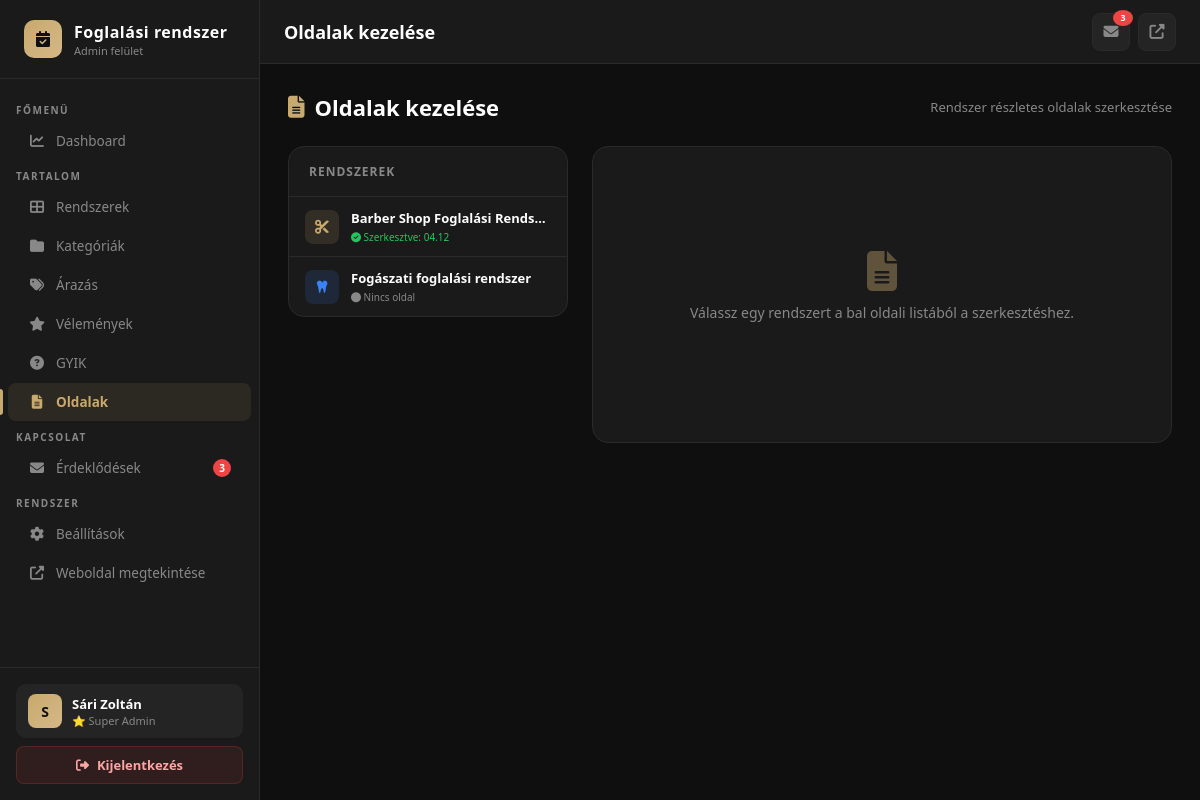
Screenshot of /admin/pages.php (signed in) with the database file from the repository.
### tables this page shows
CREATE TABLE `systems` (
  `id` int(11) NOT NULL,
  `category_id` int(11) DEFAULT NULL,
  `name` varchar(150) NOT NULL,
  `slug` varchar(150) NOT NULL,
  `tagline` varchar(255) DEFAULT NULL,
  `description` text DEFAULT NULL,
  `features` text DEFAULT NULL COMMENT 'JSON tömb',
  `demo_url` varchar(255) DEFAULT NULL,
  `preview_images` text DEFAULT NULL COMMENT 'JSON tömb',
  `thumbnail` varchar(255) DEFAULT NULL,
  `price_one_time` decimal(10,2) DEFAULT NULL,
  `price_monthly` decimal(10,2) DEFAULT NULL,
  `price_yearly` decimal(10,2) DEFAULT NULL,
  `badge` varchar(50) DEFAULT NULL COMMENT 'pl. Népszerű, Új, Akció',
  `badge_color` varchar(20) DEFAULT '#c8a96e',
  `sort_order` int(11) DEFAULT 0,
  `active` tinyint(1) DEFAULT 1,
  `created_at` datetime DEFAULT current_timestamp()
);

CREATE TABLE `categories` (
  `id` int(11) NOT NULL,
  `name` varchar(100) NOT NULL,
  `slug` varchar(100) NOT NULL,
  `icon` varchar(100) DEFAULT 'fas fa-calendar',
  `description` text DEFAULT NULL,
  `color` varchar(20) DEFAULT '#c8a96e',
  `sort_order` int(11) DEFAULT 0,
  `active` tinyint(1) DEFAULT 1
);

CREATE TABLE `system_pages` (
  `id` int(11) NOT NULL,
  `system_id` int(11) NOT NULL,
  `hero_title` varchar(255) DEFAULT NULL,
  `hero_subtitle` text DEFAULT NULL,
  `content_blocks` longtext DEFAULT NULL COMMENT 'JSON tömbök',
  `gallery` text DEFAULT NULL COMMENT 'JSON képtömb',
  `meta_title` varchar(255) DEFAULT NULL,
  `meta_description` varchar(320) DEFAULT NULL,
  `meta_keywords` varchar(255) DEFAULT NULL,
  `og_image` varchar(255) DEFAULT NULL,
  `schema_type` varchar(50) DEFAULT 'SoftwareApplication',
  `updated_at` datetime DEFAULT current_timestamp() ON UPDATE current_timestamp()
);

### includes/functions.php (called while the page is built, shortened)
<?php
function get_setting(string $key, string $default = ''): string {
    global $pdo;
    static $cache = [];
    $stmt = $pdo->prepare("SELECT value FROM settings WHERE `key`=?");
    $stmt->execute([$key]);
    $val = $stmt->fetchColumn();
    $cache[$key] = ($val !== false) ? $val : $default;
    return $cache[$key];
}
function e(?string $str): string {
    return htmlspecialchars((string)($str ?? ''), ENT_QUOTES, 'UTF-8');
}

### includes/auth.php (called while the page is built, shortened)
<?php
function current_admin(): ?array {
    global $pdo;
    $stmt = $pdo->prepare("SELECT * FROM admins WHERE id=?");
    $stmt->execute([$_SESSION['admin_id']]);
    $admin = $stmt->fetch() ?: null;
    return $admin;
}

### admin/pages.php (the view, shortened to what this page needs)
<?php
require_once '../includes/db.php';
require_once '../includes/auth.php';
require_once '../includes/functions.php';
$all_systems = $pdo->query("
    SELECT s.*, c.name as cat_name, c.icon as cat_icon, c.color as cat_color,
           sp.id as page_id, sp.updated_at as page_updated
    FROM systems s
    LEFT JOIN categories c ON s.category_id = c.id
    LEFT JOIN system_pages sp ON sp.system_id = s.id
    WHERE s.active = 1
    ORDER BY s.sort_order ASC, s.name ASC
")->fetchAll();
$active_sys_id = (int)($_GET['sys'] ?? 0);
$active_system = null;
$page_title = 'Oldalak kezelése';
require_once 'partials/header.php';
?>
<div class="page-header">
    <h2><i class="fas fa-file-alt"></i> Oldalak kezelése</h2>
    <span style="color:var(--text-muted);font-size:13px;">
        Rendszer részletes oldalak szerkesztése
    </span>
</div>
<div class="pages-layout">
    <div class="pages-sidebar">
        <div class="card" style="padding:0;overflow:hidden;">
            <div style="padding:16px 20px;border-bottom:1px solid var(--border);">
                <div style="font-size:12px;font-weight:700;text-transform:uppercase;
                            letter-spacing:1px;color:var(--text-muted);">
                    Rendszerek
                </div>
            </div>
            <div class="sys-list">
                <?php foreach ($all_systems as $sys): ?>
                <a href="pages.php?sys=<?= $sys['id'] ?>"
                   class="sys-list-item <?= $active_sys_id == $sys['id'] ? 'active' : '' ?>">
                    <div class="sys-list-icon"
                         style="background:<?= e($sys['cat_color'] ?? '#c8a96e') ?>22;
                                color:<?= e($sys['cat_color'] ?? '#c8a96e') ?>;">
                        <i class="<?= e($sys['cat_icon'] ?? 'fas fa-calendar') ?>"></i>
                    </div>
                    <div class="sys-list-info">
                        <div class="sys-list-name"><?= e($sys['name']) ?></div>
                        <div class="sys-list-meta">
                            <?php if ($sys['page_id']): ?>
                            <span style="color:var(--green);font-size:10px;">
                                <i class="fas fa-check-circle"></i>
                                Szerkesztve: <?= date('m.d', strtotime($sys['page_updated'])) ?>
                            </span>
                            <?php else: ?>
                            <span style="color:var(--text-muted);font-size:10px;">
                                <i class="fas fa-circle"></i> Nincs oldal
                            </span>
                            <?php endif; ?>
                        </div>
                    </div>
                </a>
                <?php endforeach; ?>
            </div>
        </div>
    </div>
    <div class="pages-editor">
        <?php if (!$active_system): ?>
        <div class="card">
            <div class="empty-state" style="padding:80px 20px;">
                <i class="fas fa-file-alt" style="color:var(--gold);opacity:.4;"></i>
                <p>Válassz egy rendszert a bal oldali listából a szerkesztéshez.</p>
            </div>
        </div>
        <?php endif; ?>
    </div>
</div>
<?php require_once 'partials/footer.php'; ?>

### admin/partials/header.php (shortened to what this page needs)
<?php
require_once dirname(__DIR__, 2) . '/includes/db.php';
require_once dirname(__DIR__, 2) . '/includes/functions.php';
require_once dirname(__DIR__, 2) . '/includes/auth.php';
$admin       = current_admin();
$current     = basename($_SERVER['PHP_SELF']);
$site_name   = get_setting('site_name', 'Foglalas.hu');
$new_inquiries = $pdo->query("SELECT COUNT(*) FROM inquiries WHERE status='new'")->fetchColumn();
?>
<!DOCTYPE html>
<html lang="hu">
<head>
    <link rel="stylesheet" href="https://cdnjs.cloudflare.com/ajax/libs/font-awesome/6.5.0/css/all.min.css">
</head>
<body>
<aside class="sidebar" id="sidebar">
    <div class="sidebar-logo">
        <div class="logo-icon"><i class="fas fa-calendar-check"></i></div>
        <div>
            <div class="logo-text"><?= e($site_name) ?></div>
            <div class="logo-sub">Admin felület</div>
        </div>
    </div>
    <nav class="sidebar-nav">
        <div class="nav-section">Főmenü</div>
        <a href="<?= ADMIN_URL ?>/index.php"
           class="nav-item <?= $current === 'index.php' ? 'active' : '' ?>">
            <i class="fas fa-chart-line"></i> Dashboard
        </a>
        <div class="nav-section">Tartalom</div>
        <a href="<?= ADMIN_URL ?>/systems.php"
           class="nav-item <?= $current === 'systems.php' ? 'active' : '' ?>">
            <i class="fas fa-th-large"></i> Rendszerek
        </a>
        <a href="<?= ADMIN_URL ?>/categories.php"
           class="nav-item <?= $current === 'categories.php' ? 'active' : '' ?>">
            <i class="fas fa-folder"></i> Kategóriák
        </a>
        <a href="<?= ADMIN_URL ?>/pricing.php"
           class="nav-item <?= $current === 'pricing.php' ? 'active' : '' ?>">
            <i class="fas fa-tags"></i> Árazás
        </a>
        <a href="<?= ADMIN_URL ?>/testimonials.php"
           class="nav-item <?= $current === 'testimonials.php' ? 'active' : '' ?>">
            <i class="fas fa-star"></i> Vélemények
        </a>
        <a href="<?= ADMIN_URL ?>/faqs.php"
           class="nav-item <?= $current === 'faqs.php' ? 'active' : '' ?>">
            <i class="fas fa-question-circle"></i> GYIK
        </a>
		<a href="<?= ADMIN_URL ?>/pages.php"
   class="nav-item <?= $current === 'pages.php' ? 'active' : '' ?>">
    <i class="fas fa-file-alt"></i> Oldalak
</a>
        <div class="nav-section">Kapcsolat</div>
        <a href="<?= ADMIN_URL ?>/inquiries.php"
           class="nav-item <?= $current === 'inquiries.php' ? 'active' : '' ?>">
            <i class="fas fa-envelope"></i> Érdeklődések
            <?php if ($new_inquiries > 0): ?>
            <span class="nav-badge"><?= $new_inquiries ?></span>
            <?php endif; ?>
        </a>
        <div class="nav-section">Rendszer</div>
        <a href="<?= ADMIN_URL ?>/settings.php"
           class="nav-item <?= $current === 'settings.php' ? 'active' : '' ?>">
            <i class="fas fa-cog"></i> Beállítások
        </a>
        <a href="<?= BASE_URL ?>" target="_blank" class="nav-item">
            <i class="fas fa-external-link-alt"></i> Weboldal megtekintése
        </a>
    </nav>
    <div class="sidebar-footer">
        <div class="admin-info">
            <div class="admin-avatar">
                <?= strtoupper(substr($admin['name'] ?? 'A', 0, 1)) ?>
            </div>
            <div>
                <div class="admin-name"><?= e($admin['name'] ?? '') ?></div>
                <div class="admin-role">
                    <?= ($admin['role'] ?? '') === 'superadmin' ? '⭐ Super Admin' : 'Admin' ?>
                </div>
            </div>
        </div>
        <a href="<?= ADMIN_URL ?>/logout.php" class="btn-logout">
            <i class="fas fa-sign-out-alt"></i> Kijelentkezés
        </a>
    </div>
</aside>
<div class="topbar">
    <div class="topbar-title"><?= e($page_title ?? 'Admin') ?></div>
    <div class="topbar-actions">
        <a href="<?= ADMIN_URL ?>/inquiries.php" class="topbar-btn" title="Érdeklődések">
            <i class="fas fa-envelope"></i>
            <?php if ($new_inquiries > 0): ?>
            <span class="badge"><?= $new_inquiries ?></span>
            <?php endif; ?>
        </a>
        <a href="<?= BASE_URL ?>" target="_blank" class="topbar-btn" title="Weboldal">
            <i class="fas fa-external-link-alt"></i>
        </a>
    </div>
</div>
<div class="main-wrap">

### admin/pages.php (style rules this page uses)
.pages-layout { display: grid; grid-template-columns: 280px 1fr; gap: 24px; align-items: start; }
.pages-sidebar { position: sticky; top: calc(var(--topbar-h) + 20px); }
.sys-list { max-height: calc(100vh - 220px); overflow-y: auto; }
.sys-list-item { display: flex; align-items: center; gap: 12px; padding: 12px 16px; text-decoration: none; border-bottom: 1px solid var(--border); transition: var(--transition, all .2s); cursor: pointer; }
.sys-list-item:last-child { border-bottom: none; }
.sys-list-icon { width: 34px; height: 34px; border-radius: 8px; display: flex; align-items: center; justify-content: center; font-size: 14px; flex-shrink: 0; }
.sys-list-info { flex: 1; min-width: 0; }
.sys-list-name { font-size: 13px; font-weight: 600; color: var(--white); white-space: nowrap; overflow: hidden; text-overflow: ellipsis; }
.sys-list-meta { font-size: 11px; margin-top: 2px; }

### rows the page displays
systems: name "Barber Shop Foglalási Rends…", system_pages.updated_at "04.12"
systems: name "Fogászati foglalási rendszer", shows "Nincs oldal"

### other values shown
$site_name "Foglalási rendszer"
$new_inquiries "3"
substr($admin['name'] ?? 'A', 0, 1) "S"
$admin['name'] "Sári Zoltán"
$page_title "Oldalak kezelése"
